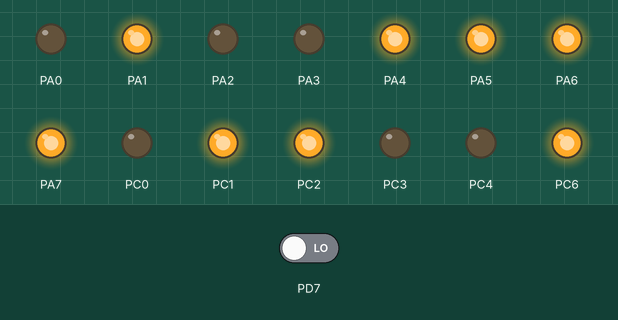
Bench run of a program on a simulated ATmega32, built with avr-gcc and emulated at 1 MHz. Shown: output pins drawn as LEDs (lit = HIGH). The inputs (shaded band) are chosen by the test bench; at power-on: PD7 LOW.

Above: at 1.2 s.
1.3 s: PD7 driven HIGH
At 1.8 s:
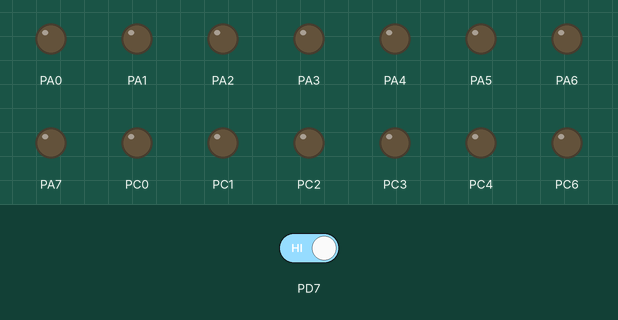
2.8 s: PD7 driven LOW
At 4.1 s:
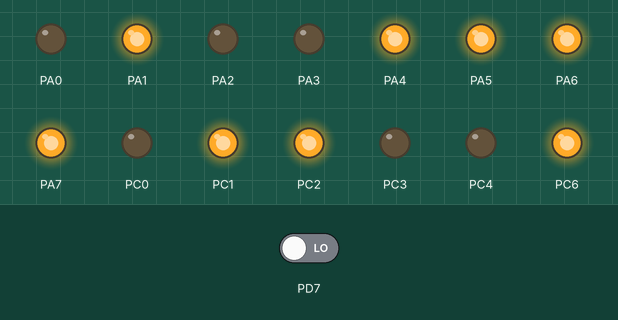
Timing chart, 0 to 5.8 s (numbered marks = the images above; inputs shaded):
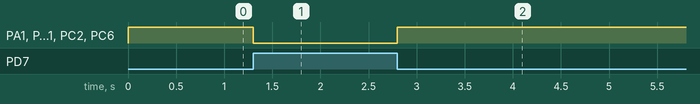

The program:

main.c
```c
/*
 * InstructionMemory.c
 *
 * Created: 2/6/2023 6:51:06 PM
 * Author : Anonto
 */

#include <avr/io.h>
#define F_CPU 1000000
#include <util/delay.h>

unsigned int instructions[] = {0xF246, 0x3302, 0x4450, 0x5514, 0x8343, 0x2521, 0x1FF0, 0xA012, 0xC25B, 0x9347, 0x1080};

int main(void)
{
	//turn off JTAG to use PORTC
	//One way is to uncheck the JTAG box while writing the fuse bits, the second is to write a 1 to the JTD bit twice consecutively

	MCUCSR = (1<<JTD);
	MCUCSR = (1<<JTD);

	//PC Input
	DDRD = 0x00 ;

	//Output
	//Lower bits
	DDRC = 0xFF;

	//Upper 8 bits
	DDRA = 0xFF;

	unsigned int inst_mem;


    /* Replace with your application code */
    while (1)
    {
		inst_mem = instructions[PIND];

		PORTC = inst_mem;
		PORTA = (inst_mem>>8);
    }
}
```

Measured:
- after the input at 1.3 s, PA1, PA4–7, PC1, PC2, PC6: HIGH → LOW at once
- after the input at 2.8 s, PA1, PA4–7, PC1, PC2, PC6: LOW → HIGH at once
